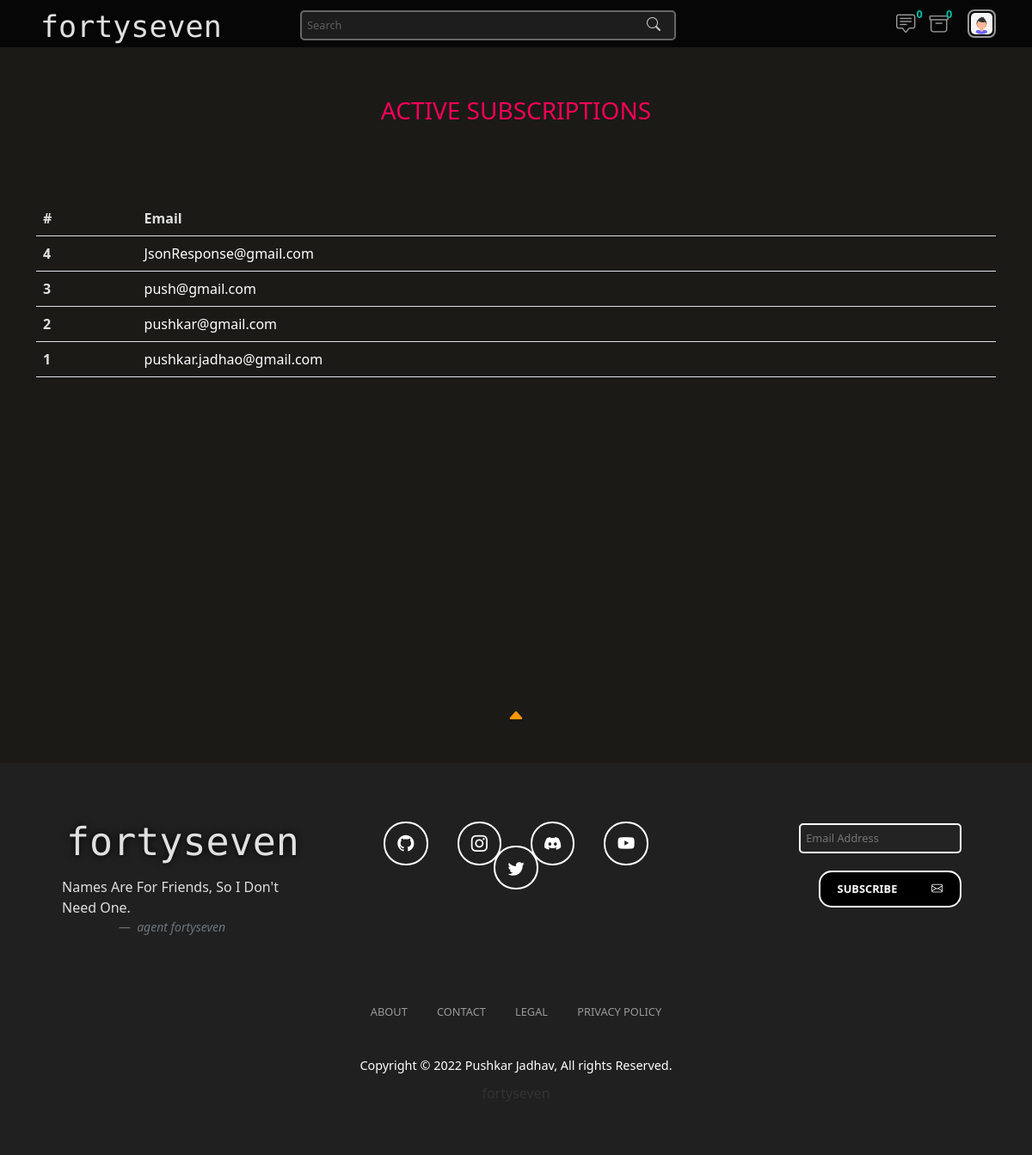
Screenshot of /adminView/userSubscriptions/ (signed in) with the database file from the repository.
### blogs/models.py (models this page shows, shortened)
class Subscription(models.Model):
    email = models.EmailField()

### blogs/views_admin.py (the view)
def user_subscriptions(request):
    context = {}
    if request.user.is_superuser:
        context['pendingReviewCount'] = Blog.objects.filter(is_approved = False).count()
        context['pendingMessageCount'] = Contact.objects.filter(is_viewed = False).count()
        allSubscriptions = Subscription.objects.all()
        context['allSubscriptions'] = allSubscriptions
        page = request.GET.get('page', 1)
        paginator = Paginator(allSubscriptions, 15)
        try:
            SubscriptionList = paginator.page(page)
        except PageNotAnInteger:
            SubscriptionList = paginator.page(1)
        except EmptyPage:
            SubscriptionList = paginator.page(paginator.num_pages)
        context['subscriptionList'] = SubscriptionList
        return render(request, 'admin-subscriptions.html', context)
    else:
        return redirect('/')

### template/admin-subscriptions.html (shortened to what this page needs)
{% extends 'base.html' %}
{% load static %}
{% block start %}
<div class="container">
  <div class="row userList adminRowHead">
    <h3>ACTIVE SUBSCRIPTIONS</h3>
    <div class="col-lg-12 userCol" id="usersTable">
      <table class="table table-hover userAccountTable">
        <thead>
          <tr>
            <th scope="col">#</th>
            <th scope="col">Email</th>
          </tr>
        </thead>
        <tbody>
          {% for subscription in subscriptionList reversed %}
          <tr class="table-row">
            <th scope="row">{{forloop.revcounter}}</th>
            <td>{{subscription.email}}</td>
          </tr>
          {% endfor %}
        </tbody>
      </table>
    </div>
  </div>
</div>
{% endblock %}

### static/styles/blog-styles.css (style rules this page uses)
body, html { background-color: #1B1A17 !important; font-family: 'Roboto', sans-serif; }
html { scroll-behavior: smooth !important; }
.userCol { min-height: 78vh; }
.adminRowHead h3 { text-align: center; position: relative; margin-top: 4em; color: #F50057; }
.userAccountTable { margin-top: 5em; }
.userAccountTable th { color: #e0e0e0 !important; }
.my-blogs-container th, td { z-index: 9; color: white; }

### rows the page displays
Subscription: email "JsonResponse@gmail.com"
Subscription: email "push@gmail.com"
Subscription: email "pushkar@gmail.com"
Subscription: email "pushkar.jadhao@gmail.com"

### other values shown
{{ pendingMessageCount }} "0"
{{ pendingReviewCount }} "0"
